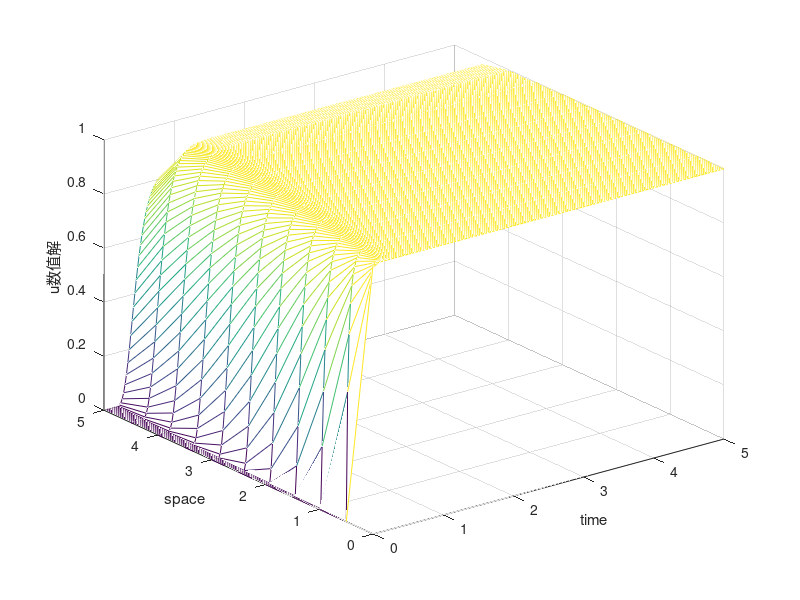

Here is the MATLAB script that generated this plot:
clc;
clear
a=1;
b=10;
L=5;
T=5;
h=0.5;
t=0.02;
r=(a*t)/h^2;
r1=(b*t)/h;
u=zeros(L/h+1,T/t+1);
time=0.02:t:T;
hang=1:L/h+1;
u(1,:)=1;
for n=1:length(time)
    for j=2:length(hang)
        if j<=10
            u(j,n+1)=r*u(j+1,n)+(1-2*r-r1)*u(j,n)+(r+r1)*u(j-1,n);
        else
            u(j,n+1)=(1-2*r-r1)*u(j,n)+(r+r1)*u(j-1,n);
        end
    end
end
[X,Y]=meshgrid(0:t:5,0:h:5);
Z=u;
mesh(X,Y,Z);
xlabel('time');
ylabel('space');
zlabel('u数值解')